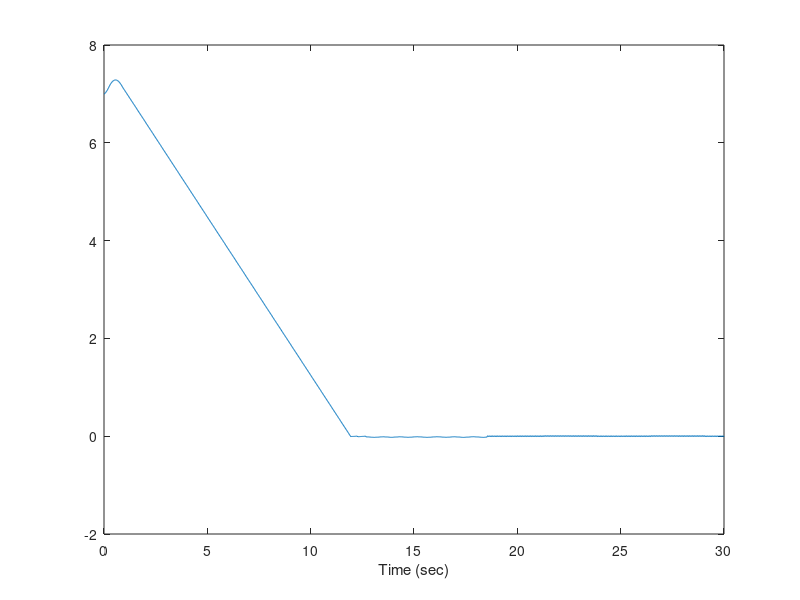
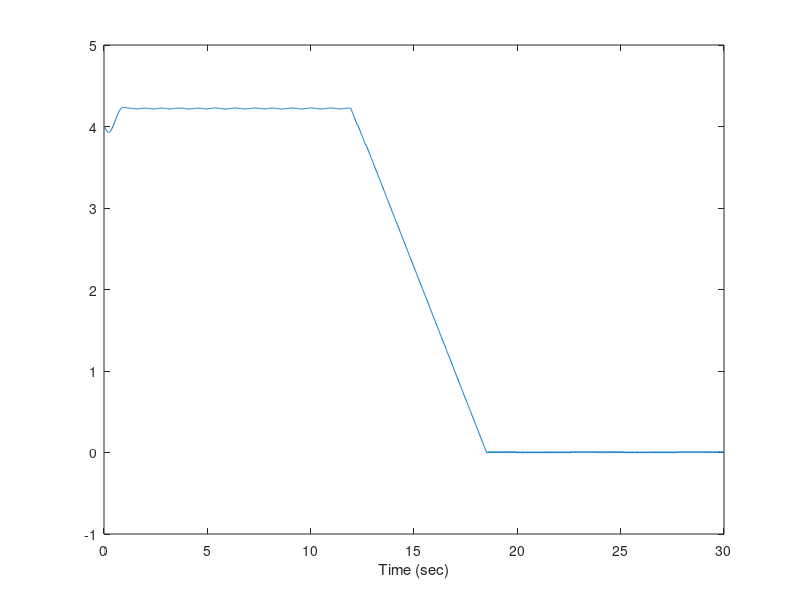
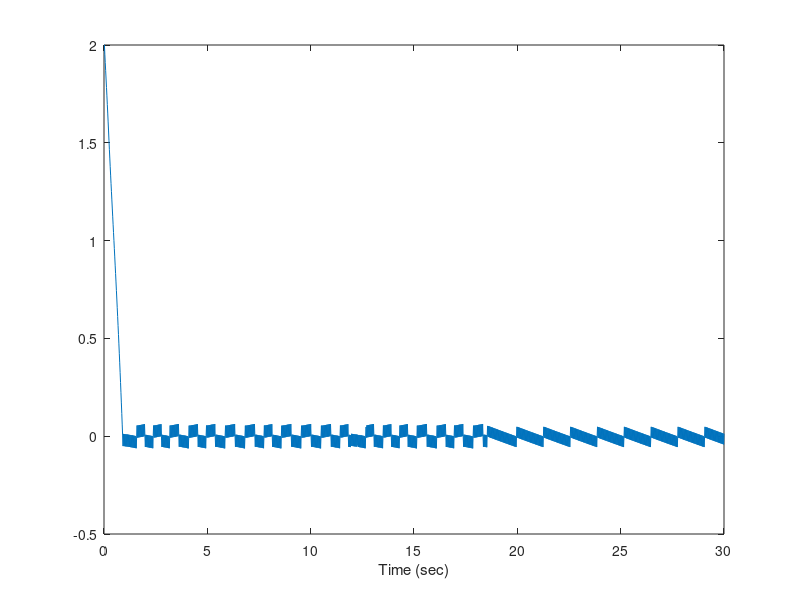
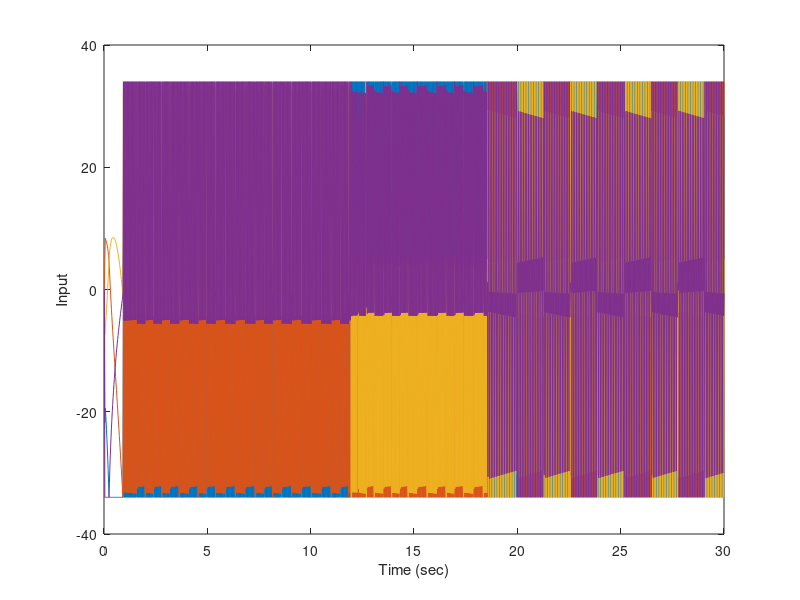

Write the MATLAB code that produced these figures, in order.
%% Setting up workspace
close all; % Close all figures and windows
clear; % Clear workspace
clc; % Clears screen
%% Initializing parameters
tf = 30; % Final time in simulation
T = 2e-2; % Sample rate
t = 0:T:tf; % Time vector
n = 3; % Number of states
m = 3; % Number of measurements
p = 4; % Number of Inputs
x = zeros(n, length(t)); % Initializes states to zero
x_d = x; %Initializes desired x states
z = zeros(m, length(t)); % Initializes measurements to zero
u = zeros(p, length(t)); % Initializes controller
vs = zeros(p,length(t)); %initialize slip values

rr=0.195; %define robot radius
wr = 0.03175; %define wheel radius

%A = [-cos(z(3:1)]; % System matrix
B = @(y)(sqrt(2)/2)*[cos(y(3))+sin(y(3)) -cos(y(3))+sin(y(3)) rr;
    cos(y(3))-sin(y(3)) cos(y(3))+sin(y(3)) rr;
    -cos(y(3))-sin(y(3)) cos(y(3))-sin(y(3)) rr;
    -cos(y(3))+sin(y(3)) -cos(y(3))-sin(y(3)) rr]; % Input matrix
Binv = @(y)(sqrt(2)/4)*[cos(y(3))-sin(y(3)) cos(y(3))+sin(y(3)) -cos(y(3))+sin(y(3)) -cos(y(3))-sin(y(3));
    -cos(y(3))-sin(y(3)) cos(y(3))-sin(y(3)) cos(y(3))+sin(y(3)) -cos(y(3))+sin(y(3));
    1/(sqrt(2)*rr) 1/(sqrt(2)*rr) 1/(sqrt(2)*rr) 1/(sqrt(2)*rr)];
Rot = @(y)[cos(y(3)) sin(y(3)) 0;
    -sin(y(3)) cos(y(3)) 0;
    0 0 1];

C = eye(m); % Measurement matrix

K= [1  0 1;
    0  1 1;
   -1  0 1;
    0 -1 1]*10;

% K= [8 0 0;
%    0 8 0;
%    0 0 1]*10;

%% Set initial conditions
x(:,1)=[7;4;2];

for k=1:length(t) %Fill in desired path
    x_d(:,k)=[0;0;0];
end



%% Simulate dynamics (for loop)
for k = 1:length(t)-1 % For loop that simulates 1 second
    %u(:,k+1) = [sin(pi*k*T);cos(pi*k*T);-sin(pi*k*T);-cos(pi*k*T)];% calculate controller
    e = z(:,k)-x_d(:,k); %calculate the error
    if k>2
        edot = (z(:,k-1)-z(:,k))/T; %calculate the derivative error term
    else
        edot = [0;0;0];
    end
    %eint = ;%calculate the integral error term
    
    if k==1 %catch case for edot
        edot=[0;0;0];
    end
    
    %u(:,k+1) = 1/wr*(B(x(:,k))*edot-vs(:,k))-B(x(:,k))*K*sign(e);
    u(:,k+1) = 1/wr*(B(x(:,k))*edot-vs(:,k))-10*K*Rot(x(:,k))*sign(e);
    
    %limit maximum velocity
    if max(abs(u(:,k+1)))>34
       u(:,k+1)=u(:,k+1)/max(abs(u(:,k+1)))*34;
       u(:,k+1)
    end
    
    
    x(:,k+1) = x(:,k) + Binv(x(:,k))*wr*u(:,k+1)*T; % Linear state space equation
    z(:,k+1) = C*x(:,k+1); % Linear measurement equation
end
%% Results
figure; plot(t, x(1,:)); xlabel('Time (sec)'); % Plots position with time
figure; plot(t, x(2,:)); xlabel('Time (sec)'); % Plots velocity with time
figure; plot(t, x(3,:)); xlabel('Time (sec)'); % Plots acceleration with time
figure; plot(t, u); xlabel('Time (sec)'); ylabel('Input'); % Plots input with time